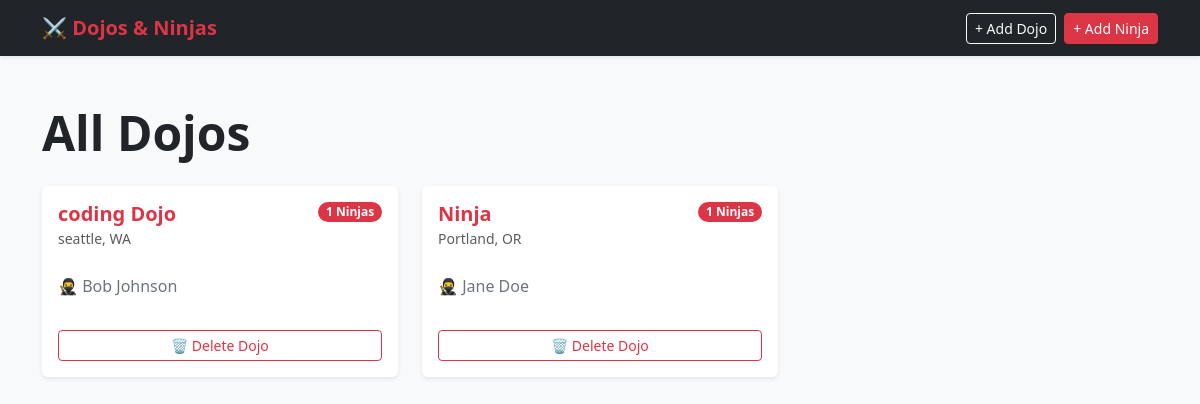
The app's page /, older data.
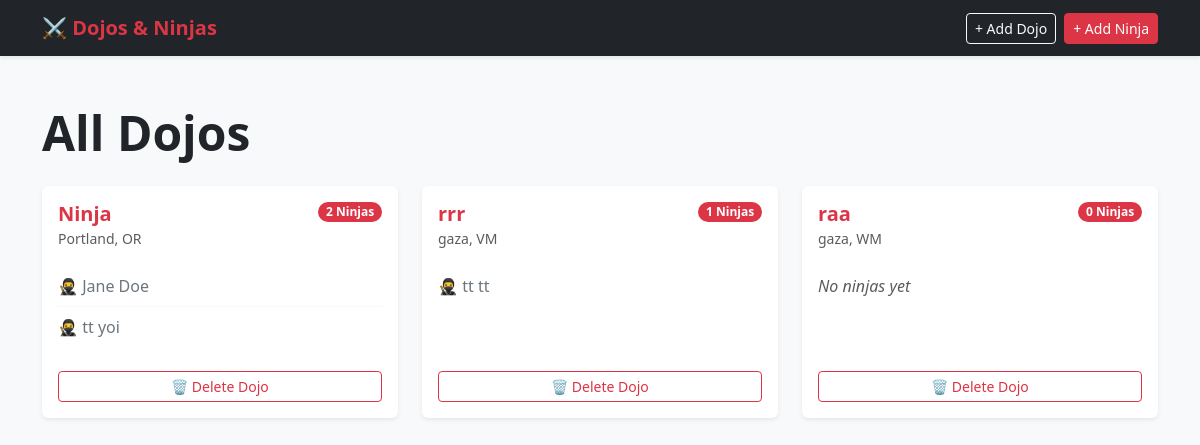
The same page, newer data.
### dojo_ninjas_app/models.py (models this page shows)
class Dojo(models.Model):
    name = models.CharField(max_length=255)
    city = models.CharField(max_length=255)
    state = models.CharField(max_length=2)
    desc = models.TextField(default="old dojo")

class Ninja(models.Model):
    dojo = models.ForeignKey(Dojo, related_name="ninjas", on_delete=models.CASCADE)
    first_name = models.CharField(max_length=255)
    last_name = models.CharField(max_length=255)

### dojo_ninjas_app/views.py (the view)
# urls.py: path('', views.index),
def index(request):
    dojos = Dojo.objects.all()
    return render(request, 'index.html', {'dojos': dojos})

### templates/index.html (shortened to what this page needs)
<!DOCTYPE html>
<html lang="en">
<head>
    <link href="https://cdn.jsdelivr.net/npm/bootstrap@5.3.0/dist/css/bootstrap.min.css" rel="stylesheet">
</head>
<body class="bg-light">
    <nav class="navbar navbar-expand-lg navbar-dark bg-dark shadow-sm">
        <div class="container">
            <span class="navbar-brand fw-bold text-danger">⚔️ Dojos & Ninjas</span>
            <div class="d-flex gap-2">
                <a href="/new_dojo" class="btn btn-outline-light btn-sm">+ Add Dojo</a>
                <a href="/new_ninja" class="btn btn-danger btn-sm">+ Add Ninja</a>
            </div>
        </div>
    </nav>
    <div class="container py-5">
        <h1 class="display-5 fw-bold text-dark mb-4">All Dojos</h1>
        {% if dojos %}
        <div class="row g-4">
            {% for dojo in dojos %}
            <div class="col-md-4">
                <div class="card h-100 shadow-sm border-0">
                    <div class="card-body d-flex flex-column text-dark">
                        <div class="d-flex justify-content-between align-items-start mb-3">
                            <div>
                                <h5 class="card-title fw-bold text-danger m-0">{{ dojo.name }}</h5>
                                <small class="text-muted">{{ dojo.city }}, {{ dojo.state }}</small>
                            </div>
                            <span class="badge bg-danger rounded-pill">{{ dojo.ninjas.count }} Ninjas</span>
                        </div>
                        <ul class="list-group list-group-flush mb-4 flex-grow-1">
                            {% for ninja in dojo.ninjas.all %}
                            <li class="list-group-item bg-transparent ps-0 py-2 border-light text-secondary">
                                🥷 {{ ninja.first_name }} {{ ninja.last_name }}
                            </li>
                            {% empty %}
                            <li class="list-group-item bg-transparent ps-0 py-2 border-0 text-muted fst-italic">
                                No ninjas yet
                            </li>
                            {% endfor %}
                        </ul>
                        <a href="/delete_dojo/{{ dojo.id }}"
                           onclick="return confirm('Delete {{ dojo.name }} and all its ninjas?')"
                           class="btn btn-outline-danger btn-sm w-100 mt-auto">
                            🗑️ Delete Dojo
                        </a>
                    </div>
                </div>
            </div>
            {% endfor %}
        </div>
        {% else %}
        <div class="text-center py-5">
            <p class="text-muted fs-5">No dojos yet. <a href="/new_dojo" class="text-danger fw-semibold">Add your first dojo!</a></p>
        </div>
        {% endif %}
    </div>
</body>
</html>

Row changes from the older to the newer data that the page shows:
removed Dojo: name "coding Dojo", city "seattle", state "WA", ninjas.count "1"
removed Ninja: first_name "Bob", last_name "Johnson", shown under "coding Dojo"
computed for Dojo "Ninja": ninjas.count "1" → "2"
added Ninja: first_name "tt", last_name "yoi", shown under Dojo "Ninja"
added Dojo: name "rrr", city "gaza", state "VM", ninjas.count "1"
added Ninja: first_name "tt", last_name "tt", shown under "rrr"
added Dojo: name "raa", city "gaza", state "WM", ninjas.count "0"
